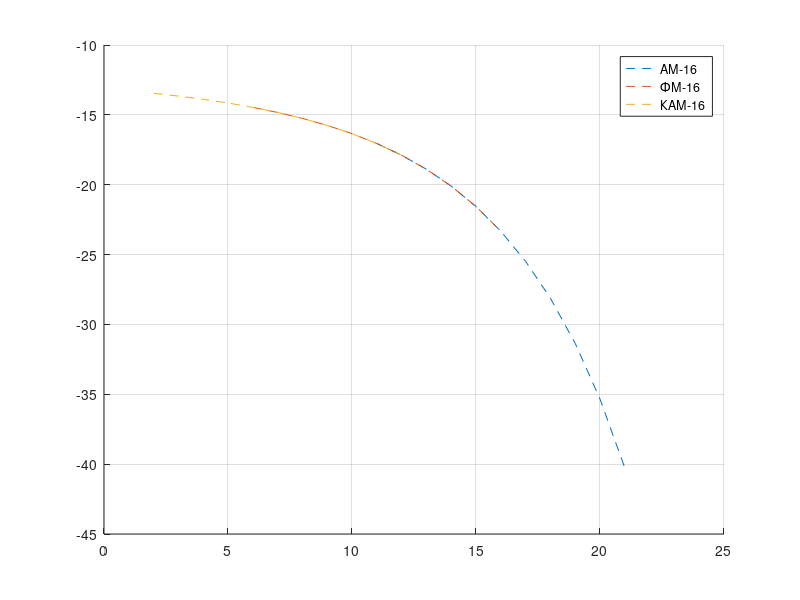

Write the MATLAB code that produced this figure. (Note: this script raises an error after producing the figure.)
close all; clear all
indexes = 1:10;

E_b_over_N_0 = [11:21; 6:16; 2:12; 2:12; -2:8; 6:16];
n_min = [4 4 4 4 4 4]; % PLACEHOLDERS
d_min = [1 1 1 1 1 1]; % PLACEHOLDERS
sigm_a = [5 5 5 5 5 5]; % PLACEHOLDERS

graphsCount = length(E_b_over_N_0(:,1));
x_axis_title = "Eb / N0, дБ";
y_axis_title = "Pош, дБ";
graph_titles = ["АМ-16" "ФМ-16" "КАМ-16" "КАМ-16 (посл. код)" "КАМ-4" "КАМ-64"];

m = [4 4 4 4 2 6];
b_mean = [1 1 1 2 1 1]; % for Gray code b_mean = 1, else idk
P_b = zeros(size(E_b_over_N_0));
for i = 1:length(E_b_over_N_0(:,1))
P_b(i,:) = b_mean(i) ./ m(i) * 2 .* n_min(i) ./ 2.^m(i) ...
    .* qfunc( ...
        sqrt(d_min(i).^2 .* m(i) .* 10 .^(E_b_over_N_0(i,:)/10) ...
        ./ (2 .* sigm_a(i).^2)) ...
       );
end

figure('Name','Кривые помехоустойчивости 16-позиционных АМ, ФМ, КАМ', 'NumberTitle', 'off')
hold on; grid on
plot(E_b_over_N_0(1,:), 10 * log10(P_b(1,:)),'LineStyle','--')
plot(E_b_over_N_0(2,:), 10 * log10(P_b(2,:)),'LineStyle','--')
plot(E_b_over_N_0(3,:), 10 * log10(P_b(3,:)),'LineStyle','--')
legend('АМ-16', 'ФМ-16', 'КАМ-16')
graphwrapper(x_axis_title, y_axis_title)

figure('Name','Кривые помехоустойчивости КАМ-16 с разными кодировками', 'NumberTitle', 'off')
hold on; grid on; 
plot(E_b_over_N_0(3,:), 10 * log10(P_b(3,:)),'LineStyle','--');
plot(E_b_over_N_0(4,:), 10 * log10(P_b(4,:)), 'LineStyle','--');
legend('Код грея', 'Посл. код')
graphwrapper(x_axis_title, y_axis_title)

figure('Name','Кривые помехоустойчивости КАМ с разными числом позиций', 'NumberTitle', 'off')
hold on; grid on
plot(E_b_over_N_0(5,:), 10 * log10(P_b(5,:)),'LineStyle','--')
plot(E_b_over_N_0(3,:), 10 * log10(P_b(3,:)),'LineStyle','--')
plot(E_b_over_N_0(6,:), 10 * log10(P_b(6,:)),'LineStyle','--')
legend('КАМ-4', 'КАМ-16', 'КАМ-64')
graphwrapper(x_axis_title, y_axis_title)

function graphwrapper(x_axis_title, y_axis_title)
    xlabel(x_axis_title);
    ylabel(y_axis_title);
end